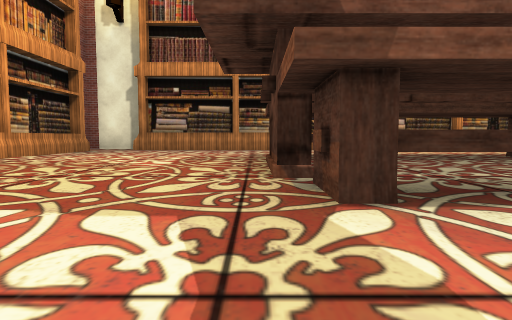
View 1 (above)

15 first-person views from a walk through a 3-D level made in the Unity game engine. The camera is 0.55 m above the floor, tilts 4° down and sees 75° across. The floor is counted in squares, 2 m on a side. Each view is taken from the middle of a square. On the plan, view 1 faces up. The plan holds only what a view shows up to about 9 squares ahead; the rest is blank. The player is left out. Some surface patterns are stand-ins.

View 2
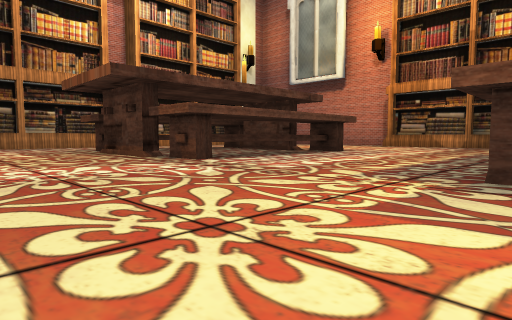

View 3
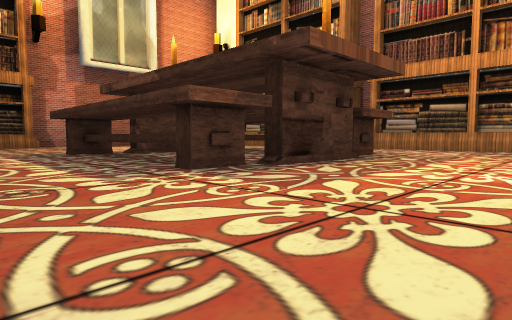

View 4
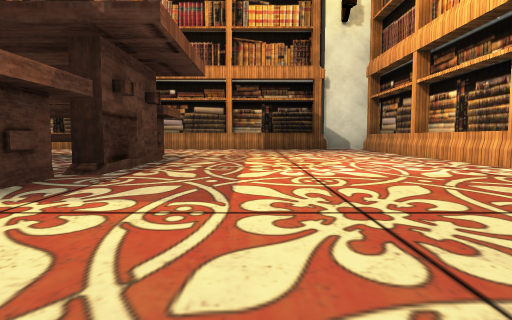

View 5
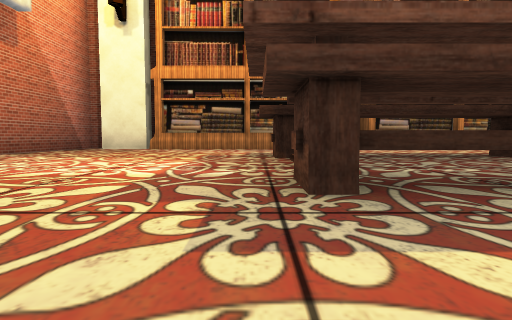

View 6
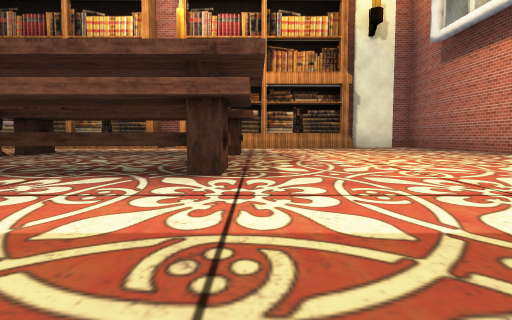

View 7
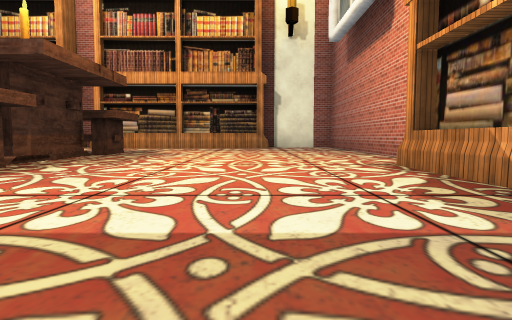

View 8
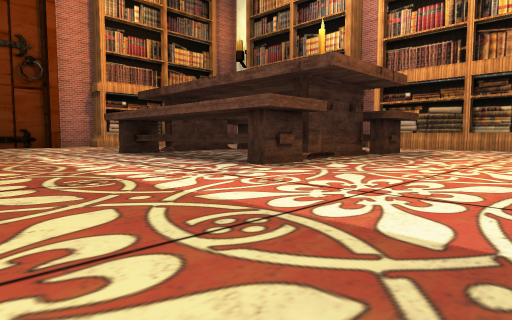

View 9
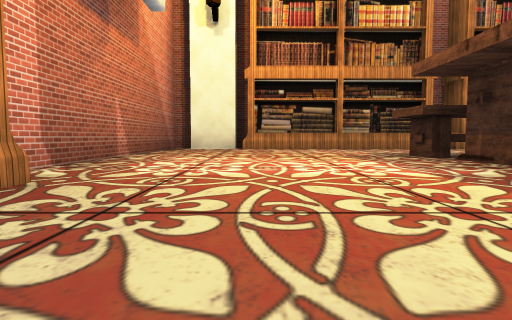

View 10
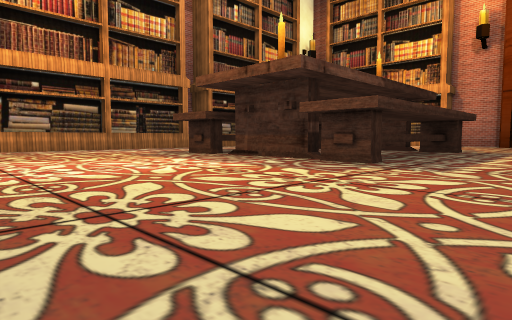

View 11
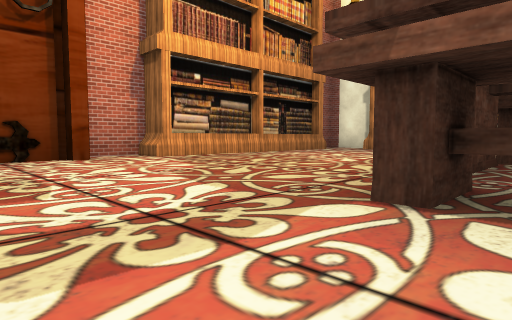

View 12
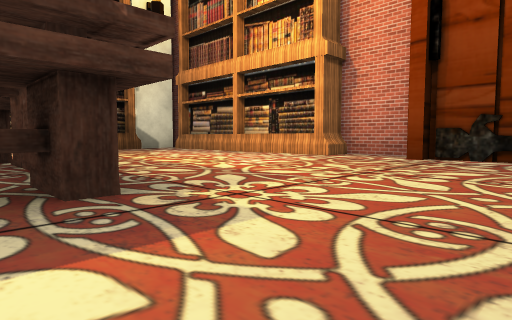

View 13
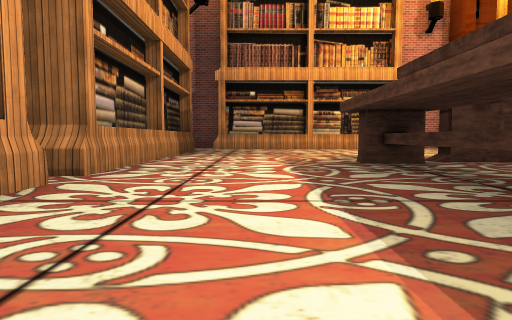

View 14
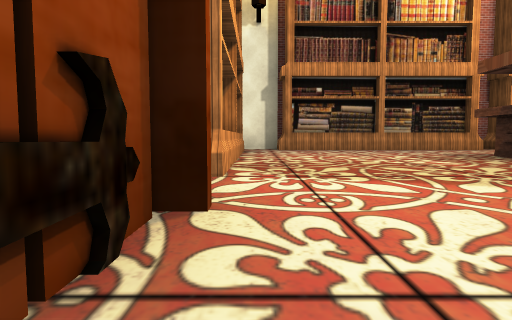

View 15
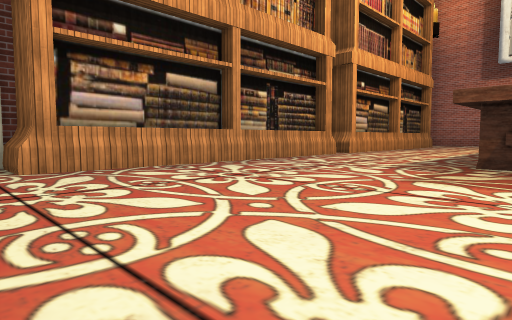

### Floor plan
Points are (right, up) in squares from view 1. A wall is a line through its corners. A room is listed if a view was taken in it or the views show most of it. See-through windows are left out.
Room 1 (views 1, 2, 3, 4, 5, 6, 7, 8, 9, 10, 11, 12, 13, 14, 15)
walls: (3.3, 2.4) (3.3, 3.5); (0.4, -2.5) (0.4, -4); (3.6, -2.5) (3.6, -3.5); (0.1, 2.4) (0.1, 3.5); (3.3, -3.4) (3.3, -2.5); (0.4, 3.5) (0.4, 2.4); (3.6, 3.5) (3.6, 2.4); (0.1, -4) (0.1, -2.5); (7.4, -0.4) (7.4, 2.3); (-3.3, 1.4) (-3.3, -1.5); (7.4, -2) (7.4, -1.1); (7.6, -1.7) (7.6, 2); (-3.8, -1.6) (-3.8, -2.7) (-3.3, -2.7) (-3.3, -7); (7.9, 3.2) (7.9, 7.5) (6.1, 7.5); (1.8, 6.9) (-2.5, 6.9); (1.5, 7.1) (-2.5, 7.1) (-2.5, 7.5) (-3.8, 7.5) (-3.8, 7.1); (2, -7.2) (6.4, -7.2); (4.1, 7.1) (2.6, 7.1); (2.1, 7.5) (1.6, 7.5); (2.4, -7.5) (6.1, -7.5); (6.4, 6.9) (2.1, 6.9); (6.1, 7.1) (4.3, 7.1); (-3.3, 6.6) (-3.3, 2.4) (-3.8, 2.4) (-3.8, 1.5); (-2.6, -7.2) (1.6, -7.2) (1.6, -7.8); (-2.4, -7.5) (1.5, -7.5); (6.4, -7.5) (7.5, -7.5); (-3.8, -6.8) (-3.8, -8); (-3.6, -7.5) (-2.5, -7.5); (7.9, -8) (7.9, -1.9)
objects: other object (0, 2) to (4, 2); other object (0, 4) to (4, 4); other object (1, -5) to (4, -4); other object (1, -2) to (3, -2)

Positions as (right, up) in squares from view 1, and headings:
1: (0, 0), facing up
2: (-2, -2), facing up-right
3: (-2, 0), facing down-right
4: (-1, 0), facing down
5: (4, 0), facing down
6: (4, -1), facing up
7: (6, -1), facing up
8: (6, -1), facing up-left
9: (6, 0), facing down
10: (7, 0), facing down-left
11: (1, 0), facing up-left
12: (1, 0), facing down-left
13: (4, -6), facing left
14: (-3, 0), facing up
15: (-3, 4), facing up-right
